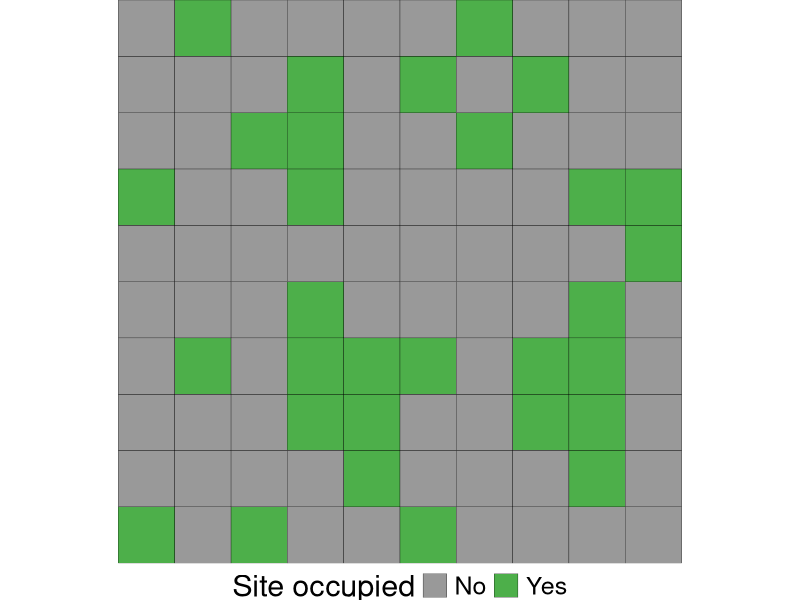
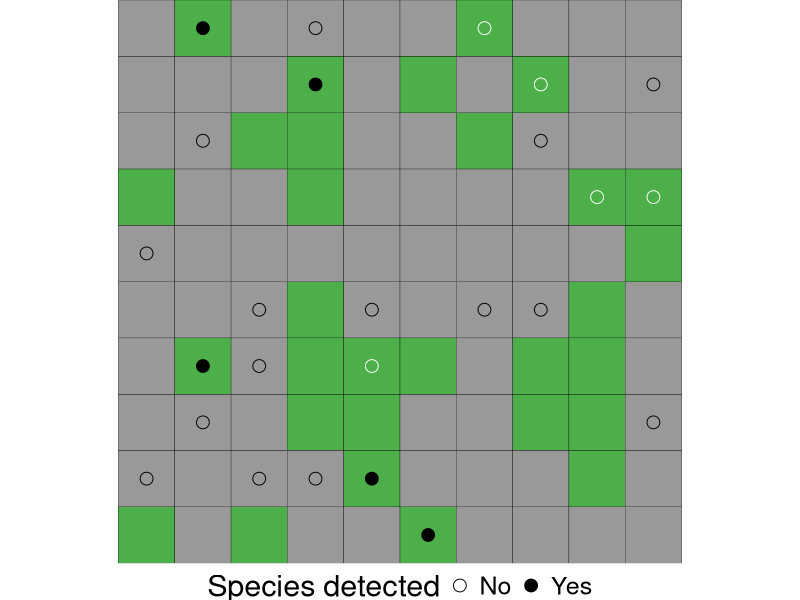
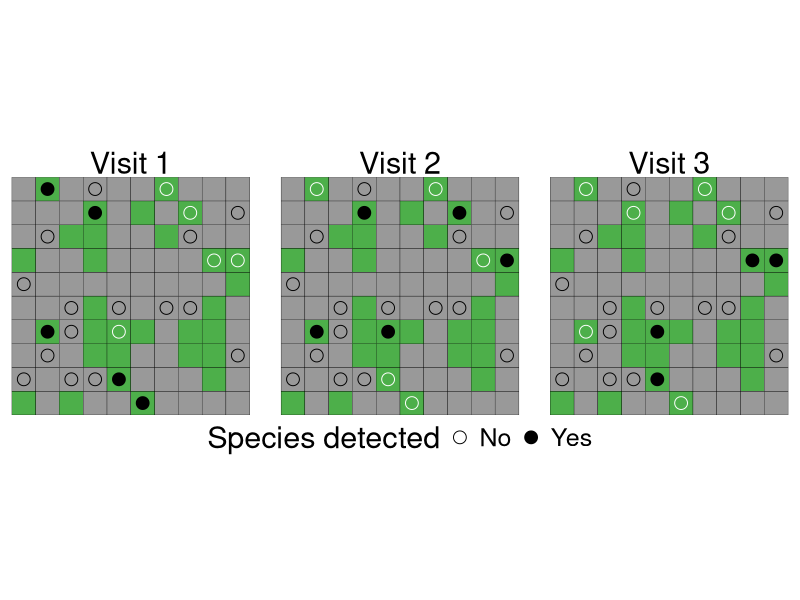

These charts were generated, in order, by the following R code:
library(tidyverse)
set.seed(1)

# generate a 10 x 10 grid
psi <- 0.3
p <- 0.5
p_surveyed <- 0.25
grid <- crossing(x = seq(0.5, 9.5, 1),
                 y = seq(0.5, 9.5, 1)) %>% 
  mutate(occupied = FALSE,
         surveyed = FALSE)
grid$occupied[sample.int(nrow(grid), nrow(grid) * psi)] <- TRUE
grid$surveyed[sample.int(nrow(grid), nrow(grid) * p_surveyed)] <- TRUE
g_grid <- ggplot(grid) +
  aes(x = x, y = y) +
  geom_tile(aes(fill = occupied), color = "#000000") +
  scale_fill_manual("Site occupied",
                    values = c("#999999", "#4daf4a"),
                    labels = c("No", "Yes")) +
  scale_y_continuous(expand = c(0, 0)) +
  coord_equal() +
  theme_void() +
  theme(legend.text = element_text(size = 18),
        legend.title = element_text(size = 22),
        legend.position = "bottom")
ggsave("assets/img/11_occupancy_grid.svg", g_grid, width = 7, height = 7)

# surveys
survey <- grid %>% 
  filter(surveyed) %>% 
  crossing(visit = paste("Visit", 1:3)) %>% 
  mutate(detected = occupied & (runif(nrow(.)) <= p),
         missed = occupied & !detected)
# single survey
g_s1 <- ggplot(grid) +
  aes(x = x, y = y) +
  geom_tile(aes(fill = occupied), color = "#000000", show.legend = FALSE) +
  geom_point(data = survey %>% filter(visit == "Visit 1", !missed), 
             aes(shape = detected), size = 4) +
  geom_point(data = survey %>% filter(visit == "Visit 1", missed), 
             shape = 1, color = "#ffffff", size = 4) +
  scale_fill_manual("Site occupied",
                    values = c("#999999", "#4daf4a"),
                    labels = c("No", "Yes")) +
  scale_shape_manual("Species detected",
                     values = c(1, 19),
                     labels = c("No", "Yes")) +
  scale_y_continuous(expand = c(0, 0)) +
  coord_equal() +
  theme_void() +
  theme(legend.text = element_text(size = 18),
        legend.title = element_text(size = 22),
        legend.position = "bottom")
ggsave("assets/img/11_occupancy_1survey.svg", g_s1, width = 7, height = 7)

# single survey
g_s3 <- ggplot(grid) +
  aes(x = x, y = y) +
  geom_tile(aes(fill = occupied), color = "#000000", show.legend = FALSE) +
  geom_point(data = survey %>% filter(!missed), 
             aes(shape = detected), size = 4) +
  geom_point(data = survey %>% filter(missed), 
             shape = 1, color = "#ffffff", size = 4) +
  scale_fill_manual("Site occupied",
                    values = c("#999999", "#4daf4a"),
                    labels = c("No", "Yes")) +
  scale_shape_manual("Species detected",
                     values = c(1, 19),
                     labels = c("No", "Yes")) +
  scale_y_continuous(expand = c(0, 0)) +
  coord_equal() +
  facet_wrap(~ visit, nrow = 1) +
  theme_void() +
  theme(strip.text = element_text(size = 22),
        legend.text = element_text(size = 18),
        legend.title = element_text(size = 22),
        legend.position = "bottom")
ggsave("assets/img/11_occupancy_3surveys.svg", g_s3, width = 18, height = 6)
